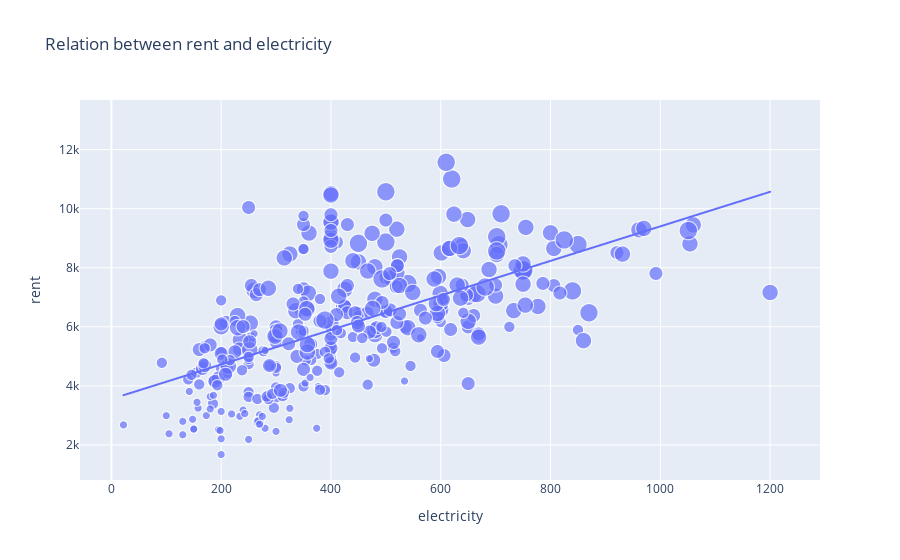

The code cell stored with this chart in its notebook:
### Code cell
# creating a comparison rent vs electricity in another way 

rent_to_electricity = px.scatter(data_frame = df, x="electricity", y="rent", size="rooms", trendline="ols", title="Relation between rent and electricity")
rent_to_electricity.show()

### Figure 1 — Plotly figure (JSON) as saved in the notebook; plotly's stock layout.template omitted (floating-point values rounded to 4 significant figures; data arrays with more than 128 entries replaced by an {"elided": "..."} marker saying what was removed)
{"data": [{"hovertemplate": "electricity=%{x}<br>rent=%{y}<br>rooms=%{marker.size}<extra></extra>", "legendgroup": "", "marker": {"color": "#636efa", "size": {"elided": "2116 int values"}, "sizemode": "area", "sizeref": 0.015, "symbol": "circle"}, "mode": "markers", "name": "", "showlegend": false, "type": "scattergl", "x": {"elided": "2116 int values"}, "xaxis": "x", "y": {"elided": "2116 int values"}, "yaxis": "y"}, {"hovertemplate": "<b>OLS trendline</b><br>rent = 5.84799 * electricity + 3554.13<br>R<sup>2</sup>=0.364485<br><br>electricity=%{x}<br>rent=%{y} <b>(trend)</b><extra></extra>", "legendgroup": "", "marker": {"color": "#636efa", "symbol": "circle"}, "mode": "lines", "name": "", "showlegend": false, "type": "scattergl", "x": {"elided": "338 int values"}, "xaxis": "x", "y": {"elided": "338 float values"}, "yaxis": "y"}], "layout": {"legend": {"itemsizing": "constant", "tracegroupgap": 0}, "title": {"text": "Relation between rent and electricity"}, "xaxis": {"anchor": "y", "domain": [0, 1], "title": {"text": "electricity"}}, "yaxis": {"anchor": "x", "domain": [0, 1], "title": {"text": "rent"}}}}
